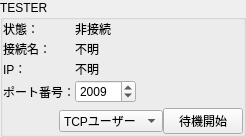
<?xml version="1.0" encoding="UTF-8"?>
<ui version="4.0">
 <class>ClientSettingForm</class>
 <widget class="QGroupBox" name="ClientSettingForm">
  <property name="geometry">
   <rect>
    <x>0</x>
    <y>0</y>
    <width>246</width>
    <height>137</height>
   </rect>
  </property>
  <property name="windowTitle">
   <string>GroupBox</string>
  </property>
  <property name="title">
   <string>TESTER</string>
  </property>
  <layout class="QVBoxLayout" name="verticalLayout">
   <property name="spacing">
    <number>0</number>
   </property>
   <property name="leftMargin">
    <number>0</number>
   </property>
   <property name="topMargin">
    <number>0</number>
   </property>
   <property name="rightMargin">
    <number>0</number>
   </property>
   <property name="bottomMargin">
    <number>0</number>
   </property>
   <item>
    <layout class="QFormLayout" name="formLayout">
     <property name="fieldGrowthPolicy">
      <enum>QFormLayout::FieldsStayAtSizeHint</enum>
     </property>
     <property name="verticalSpacing">
      <number>2</number>
     </property>
     <item row="0" column="0">
      <widget class="QLabel" name="label">
       <property name="text">
        <string>状態：</string>
       </property>
      </widget>
     </item>
     <item row="0" column="1">
      <widget class="QLabel" name="StateLabel">
       <property name="text">
        <string>非接続</string>
       </property>
      </widget>
     </item>
     <item row="3" column="0">
      <widget class="QLabel" name="label_3">
       <property name="text">
        <string>ポート番号：</string>
       </property>
      </widget>
     </item>
     <item row="3" column="1">
      <widget class="QSpinBox" name="PortSpinBox">
       <property name="minimum">
        <number>1024</number>
       </property>
       <property name="maximum">
        <number>65535</number>
       </property>
       <property name="value">
        <number>2009</number>
       </property>
      </widget>
     </item>
     <item row="1" column="0">
      <widget class="QLabel" name="label_13">
       <property name="text">
        <string>接続名：</string>
       </property>
      </widget>
     </item>
     <item row="1" column="1">
      <widget class="QLabel" name="NameLabel">
       <property name="text">
        <string>不明</string>
       </property>
      </widget>
     </item>
     <item row="2" column="0">
      <widget class="QLabel" name="label_2">
       <property name="text">
        <string>IP：</string>
       </property>
      </widget>
     </item>
     <item row="2" column="1">
      <widget class="QLabel" name="IPLabel">
       <property name="text">
        <string>不明</string>
       </property>
      </widget>
     </item>
    </layout>
   </item>
   <item>
    <layout class="QHBoxLayout" name="horizontalLayout">
     <item>
      <spacer name="horizontalSpacer">
       <property name="orientation">
        <enum>Qt::Horizontal</enum>
       </property>
       <property name="sizeHint" stdset="0">
        <size>
         <width>40</width>
         <height>20</height>
        </size>
       </property>
      </spacer>
     </item>
     <item>
      <widget class="QComboBox" name="ComboBox">
       <property name="whatsThis">
        <string>&lt;html&gt;&lt;head/&gt;&lt;body&gt;&lt;p&gt;「TCPユーザー」&lt;/p&gt;&lt;p&gt;クライアントと通信する一般的な形式です。&lt;/p&gt;&lt;p&gt;「自動くん」&lt;/p&gt;&lt;p&gt;移動を行わず、探索を繰り返すデバッグ用のクライアントです。&lt;/p&gt;&lt;p&gt;「ManualClient」&lt;/p&gt;&lt;p&gt;手動で操作するデバッグ用のクライアントです。&lt;/p&gt;&lt;/body&gt;&lt;/html&gt;</string>
       </property>
       <item>
        <property name="text">
         <string>TCPユーザー</string>
        </property>
       </item>
       <item>
        <property name="text">
         <string>自動くん</string>
        </property>
       </item>
       <item>
        <property name="text">
         <string>ManualClient</string>
        </property>
       </item>
      </widget>
     </item>
     <item>
      <widget class="QPushButton" name="ConnectButton">
       <property name="text">
        <string>待機開始</string>
       </property>
       <property name="checkable">
        <bool>true</bool>
       </property>
       <property name="autoDefault">
        <bool>false</bool>
       </property>
      </widget>
     </item>
    </layout>
   </item>
  </layout>
 </widget>
 <resources/>
 <connections>
  <connection>
   <sender>ConnectButton</sender>
   <signal>clicked(bool)</signal>
   <receiver>ClientSettingForm</receiver>
   <slot>ConnectionToggled(bool)</slot>
   <hints>
    <hint type="sourcelabel">
     <x>229</x>
     <y>101</y>
    </hint>
    <hint type="destinationlabel">
     <x>208</x>
     <y>46</y>
    </hint>
   </hints>
  </connection>
  <connection>
   <sender>ComboBox</sender>
   <signal>currentTextChanged(QString)</signal>
   <receiver>ClientSettingForm</receiver>
   <slot>ComboBoxChenged(QString)</slot>
   <hints>
    <hint type="sourcelabel">
     <x>38</x>
     <y>115</y>
    </hint>
    <hint type="destinationlabel">
     <x>17</x>
     <y>88</y>
    </hint>
   </hints>
  </connection>
 </connections>
 <slots>
  <slot>ComboBoxChenged(QString)</slot>
  <slot>ConnectionToggled(bool)</slot>
 </slots>
</ui>
